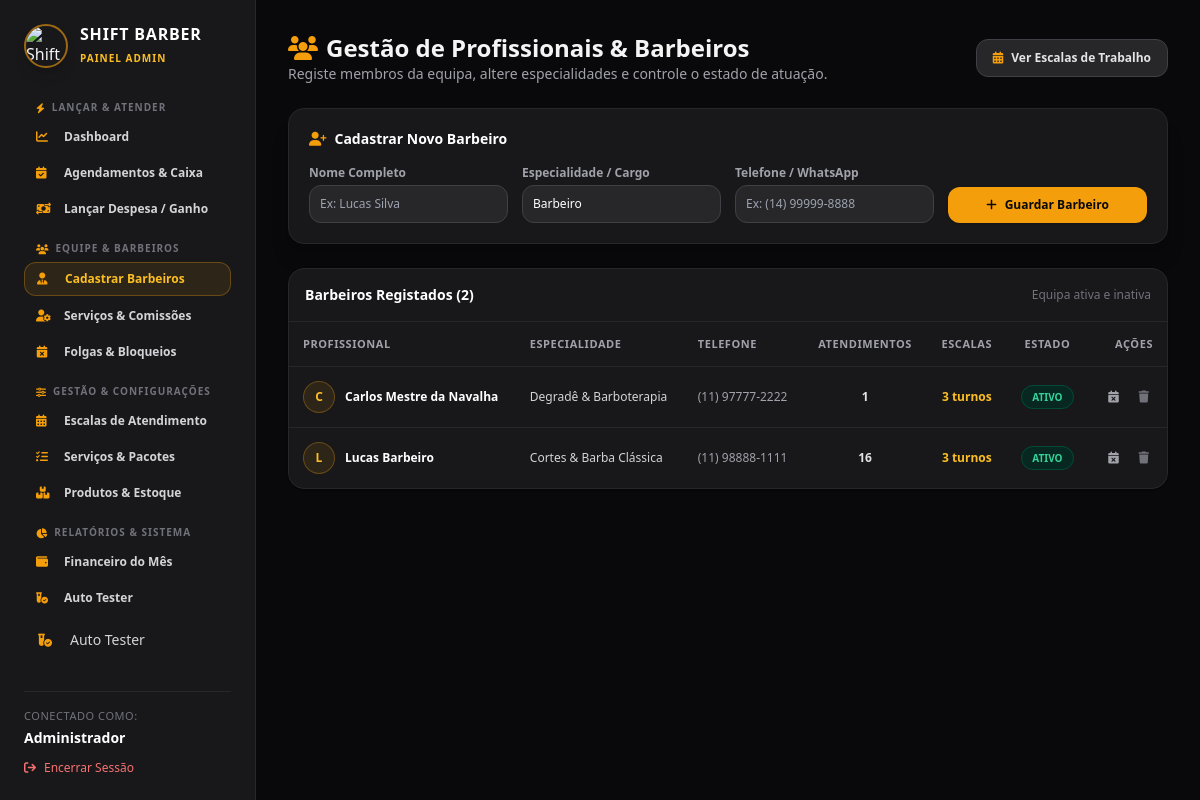
Screenshot of /admin/profissionais.php (signed in) with the database file from the repository.
### tables this page shows
CREATE TABLE IF NOT EXISTS profissionais (
    id INT AUTO_INCREMENT PRIMARY KEY,
    nome VARCHAR(100) NOT NULL,
    especialidade VARCHAR(100) DEFAULT 'Barbeiro',
    telefone VARCHAR(20) NULL,
    status ENUM('ativo', 'inativo') DEFAULT 'ativo',
    criado_em TIMESTAMP DEFAULT CURRENT_TIMESTAMP
);

### admin/profissionais.php (the view, shortened to what this page needs)
<?php
require_once '../config/database.php';
$profissionais = $pdo->query("
    SELECT p.*,
           COUNT(DISTINCT a.id) as total_atendimentos,
           COUNT(DISTINCT t.id) as turnos_cadastrados
    FROM profissionais p
    LEFT JOIN agendamentos a ON a.profissional_id = p.id
    LEFT JOIN turnos_atendimento t ON t.profissional_id = p.id
    GROUP BY p.id
    ORDER BY p.status ASC, p.nome ASC
")->fetchAll();
require_once 'header.php';
?>
<div class="max-w-6xl mx-auto space-y-6">
    <div class="flex flex-col sm:flex-row sm:items-center justify-between gap-4">
        <div>
            <h2 class="text-2xl font-bold flex items-center gap-2">
                <i class="fa-solid fa-users text-amber-500"></i> Gestão de Profissionais & Barbeiros
            </h2>
            <p class="text-zinc-400 text-sm">Registe membros da equipa, altere especialidades e controle o estado de atuação.</p>
        </div>
        <a href="escalas.php" class="bg-zinc-800 hover:bg-zinc-700 text-zinc-200 font-bold px-4 py-2.5 rounded-xl text-xs transition inline-flex items-center gap-2 border border-zinc-700">
            <i class="fa-solid fa-calendar-days text-amber-500"></i> Ver Escalas de Trabalho
        </a>
    </div>
    <div class="bg-zinc-900 border border-zinc-800 rounded-2xl p-5 shadow-xl space-y-4">
        <h3 class="font-bold text-white text-sm flex items-center gap-2">
            <i class="fa-solid fa-user-plus text-amber-500"></i> Cadastrar Novo Barbeiro
        </h3>
        <form method="POST" class="grid grid-cols-1 sm:grid-cols-2 md:grid-cols-4 gap-3.5 items-end">
            <div>
                <label class="block text-xs font-semibold text-zinc-400 mb-1">Nome Completo</label>
                <input type="text" name="nome" placeholder="Ex: Lucas Silva" required
                       class="w-full bg-zinc-800 border border-zinc-700 rounded-xl p-2.5 text-xs text-white focus:outline-none focus:border-amber-500">
            </div>
            <div>
                <label class="block text-xs font-semibold text-zinc-400 mb-1">Especialidade / Cargo</label>
                <input type="text" name="especialidade" placeholder="Ex: Barbeiro Master, Visagista" value="Barbeiro"
                       class="w-full bg-zinc-800 border border-zinc-700 rounded-xl p-2.5 text-xs text-white focus:outline-none focus:border-amber-500">
            </div>
            <div>
                <label class="block text-xs font-semibold text-zinc-400 mb-1">Telefone / WhatsApp</label>
                <input type="text" name="telefone" placeholder="Ex: (14) 99999-8888"
                       class="w-full bg-zinc-800 border border-zinc-700 rounded-xl p-2.5 text-xs text-white focus:outline-none focus:border-amber-500">
            </div>
            <div>
                <button type="submit" name="cadastrar_profissional"
                        class="w-full bg-amber-500 hover:bg-amber-600 text-zinc-950 font-bold py-2.5 px-4 rounded-xl text-xs transition flex items-center justify-center gap-2 shadow">
                    <i class="fa-solid fa-plus"></i> Guardar Barbeiro
                </button>
            </div>
        </form>
    </div>
    <div class="bg-zinc-900 border border-zinc-800 rounded-2xl overflow-hidden shadow">
        <div class="p-4 border-b border-zinc-800 flex justify-between items-center">
            <h3 class="font-bold text-white text-sm">Barbeiros Registados (<?= count($profissionais) ?>)</h3>
            <span class="text-xs text-zinc-500">Equipa ativa e inativa</span>
        </div>
        <div class="overflow-x-auto w-full">
            <table class="w-full text-left border-collapse text-xs">
                <thead>
                    <tr class="border-b border-zinc-800 text-zinc-400 uppercase tracking-wider text-[11px]">
                        <th class="p-3.5">Profissional</th>
                        <th class="p-3.5">Especialidade</th>
                        <th class="p-3.5">Telefone</th>
                        <th class="p-3.5 text-center">Atendimentos</th>
                        <th class="p-3.5 text-center">Escalas</th>
                        <th class="p-3.5 text-center">Estado</th>
                        <th class="p-3.5 text-right">Ações</th>
                    </tr>
                </thead>
                <tbody class="divide-y divide-zinc-800">
                    <?php foreach ($profissionais as $p): ?>
                    <tr class="hover:bg-zinc-800/30 transition">
                        <td class="p-3.5 font-bold text-white flex items-center gap-2.5">
                            <div class="w-8 h-8 rounded-full bg-amber-500/10 border border-amber-500/30 text-amber-400 flex items-center justify-center font-extrabold text-xs">
                                <?= strtoupper(substr($p['nome'], 0, 1)) ?>
                            </div>
                            <?= htmlspecialchars($p['nome']) ?>
                        </td>
                        <td class="p-3.5 text-zinc-300"><?= htmlspecialchars($p['especialidade']) ?></td>
                        <td class="p-3.5 text-zinc-400"><?= htmlspecialchars($p['telefone'] ?: 'Não informado') ?></td>
                        <td class="p-3.5 text-center font-bold text-zinc-200"><?= $p['total_atendimentos'] ?></td>
                        <td class="p-3.5 text-center">
                            <a href="escalas.php" class="text-amber-400 hover:underline font-semibold">
                                <?= $p['turnos_cadastrados'] ?> turnos
                            </a>
                        </td>
                        <td class="p-3.5 text-center">
                            <a href="profissionais.php?toggle_status=<?= $p['id'] ?>"
                               class="px-2.5 py-1 rounded-full font-bold uppercase text-[10px] transition <?= $p['status'] === 'ativo' ? 'bg-emerald-950/80 text-emerald-400 border border-emerald-800/60' : 'bg-zinc-800 text-zinc-500 border border-zinc-700' ?>">
                                <?= $p['status'] ?>
                            </a>
                        </td>
                        <td class="p-3.5 text-right whitespace-nowrap space-x-2">
                            <a href="bloqueios.php" class="text-zinc-400 hover:text-amber-400 p-1" title="Folgas">
                                <i class="fa-solid fa-calendar-xmark"></i>
                            </a>
                            <a href="profissionais.php?excluir_prof=<?= $p['id'] ?>" onclick="return confirm('Deseja eliminar este barbeiro?');"
                               class="text-zinc-500 hover:text-red-400 p-1" title="Eliminar">
                                <i class="fa-solid fa-trash"></i>
                            </a>
                        </td>
                    </tr>
                    <?php endforeach; ?>
                </tbody>
            </table>
        </div>
    </div>
</div>
</main>
</body>
</html>

### rows the page displays
profissionais: nome "C", nome "Carlos Mestre da Navalha", especialidade "Degradê & Barboterapia", telefone "(11) 97777-2222", total_atendimentos "1", turnos_cadastrados "3", status "ATIVO"
profissionais: nome "L", nome "Lucas Barbeiro", especialidade "Cortes & Barba Clássica", telefone "(11) 98888-1111", total_atendimentos "16", turnos_cadastrados "3", status "ATIVO"

### other values shown
$_SESSION['usuario_nome'] "Administrador"
count($profissionais) "2"
